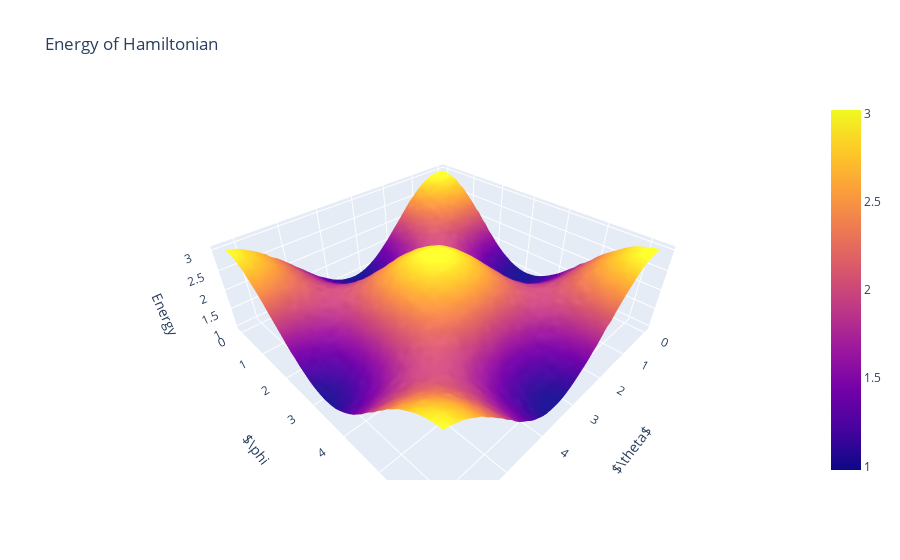

The notebook cell saved with this chart:
### Code cell
import numpy as np
import plotly.graph_objects as go

resolution = 50
theta = np.linspace(0, 2*np.pi, resolution)
phi = np.linspace(0, 2*np.pi, resolution)
energies = np.zeros((resolution, resolution))

# Calculate energy values
for i in range(resolution):
    print(i)
    for j in range(resolution):
        energies[i, j] = vqe_step(theta[i], phi[j], False)

# Create 3D plot
fig = go.Figure(data=[go.Surface(z=energies, x=theta, y=phi)])

# Set labels and title
fig.update_layout(scene=dict(
                    xaxis_title=r'\theta', #'Theta',
                    yaxis_title=r'\phi', #'Phi',
                    zaxis_title='Energy',
                    ),
                    title='Energy of Hamiltonian')


# Show plot
fig.show()

### Figure 1 — Plotly figure (JSON) as saved in the notebook; plotly's stock layout.template omitted (floating-point values rounded to 4 significant figures; data arrays with more than 128 entries replaced by an {"elided": "..."} marker saying what was removed)
{"data": [{"type": "surface", "x": [0, 0.1282, 0.2565, 0.3847, 0.5129, 0.6411, 0.7694, 0.8976, 1.026, 1.154, 1.282, 1.411, 1.539, 1.667, 1.795, 1.923, 2.052, 2.18, 2.308, 2.436, 2.565, 2.693, 2.821, 2.949, 3.077, 3.206, 3.334, 3.462, 3.59, 3.719, 3.847, 3.975, 4.103, 4.232, 4.36, 4.488, 4.616, 4.744, 4.873, 5.001, 5.129, 5.257, 5.386, 5.514, 5.642, 5.77, 5.899, 6.027, 6.155, 6.283], "y": [0, 0.1282, 0.2565, 0.3847, 0.5129, 0.6411, 0.7694, 0.8976, 1.026, 1.154, 1.282, 1.411, 1.539, 1.667, 1.795, 1.923, 2.052, 2.18, 2.308, 2.436, 2.565, 2.693, 2.821, 2.949, 3.077, 3.206, 3.334, 3.462, 3.59, 3.719, 3.847, 3.975, 4.103, 4.232, 4.36, 4.488, 4.616, 4.744, 4.873, 5.001, 5.129, 5.257, 5.386, 5.514, 5.642, 5.77, 5.899, 6.027, 6.155, 6.283], "z": {"elided": "50x50 float values"}}], "layout": {"scene": {"xaxis": {"title": {"text": "$\\theta$"}}, "yaxis": {"title": {"text": "$\\phi"}}, "zaxis": {"title": {"text": "Energy"}}}, "title": {"text": "Energy of Hamiltonian"}}}
